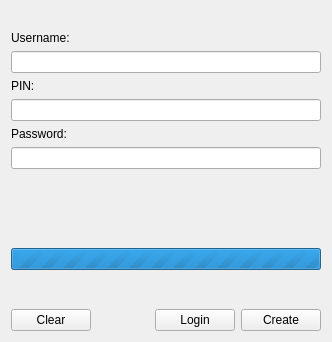
<?xml version="1.0" encoding="UTF-8"?>
<ui version="4.0">
 <class>LoginScreen</class>
 <widget class="QWidget" name="LoginScreen">
  <property name="geometry">
   <rect>
    <x>0</x>
    <y>0</y>
    <width>332</width>
    <height>342</height>
   </rect>
  </property>
  <property name="windowTitle">
   <string/>
  </property>
  <layout class="QVBoxLayout" name="verticalLayout">
   <item>
    <layout class="QHBoxLayout" name="horizontalLayout">
     <property name="sizeConstraint">
      <enum>QLayout::SetMinAndMaxSize</enum>
     </property>
     <item>
      <widget class="QLabel" name="logo">
       <property name="sizePolicy">
        <sizepolicy hsizetype="Fixed" vsizetype="Fixed">
         <horstretch>0</horstretch>
         <verstretch>0</verstretch>
        </sizepolicy>
       </property>
       <property name="maximumSize">
        <size>
         <width>64</width>
         <height>64</height>
        </size>
       </property>
       <property name="text">
        <string/>
       </property>
       <property name="pixmap">
        <pixmap resource="../resources/resources.qrc">:/icons/64/Triangle64</pixmap>
       </property>
       <property name="scaledContents">
        <bool>true</bool>
       </property>
       <property name="alignment">
        <set>Qt::AlignCenter</set>
       </property>
      </widget>
     </item>
    </layout>
   </item>
   <item>
    <widget class="QLabel" name="label">
     <property name="text">
      <string>Username:</string>
     </property>
    </widget>
   </item>
   <item>
    <widget class="QLineEdit" name="username">
     <property name="sizePolicy">
      <sizepolicy hsizetype="Expanding" vsizetype="Fixed">
       <horstretch>0</horstretch>
       <verstretch>0</verstretch>
      </sizepolicy>
     </property>
     <property name="toolTip">
      <string>Enter a username. Do not use dictionary words or names.</string>
     </property>
     <property name="whatsThis">
      <string>Your username is private to you. It should be between 4 and 25 characters.</string>
     </property>
     <property name="maxLength">
      <number>255</number>
     </property>
    </widget>
   </item>
   <item>
    <widget class="QLabel" name="label_2">
     <property name="text">
      <string>PIN:</string>
     </property>
    </widget>
   </item>
   <item>
    <widget class="QLineEdit" name="pin">
     <property name="sizePolicy">
      <sizepolicy hsizetype="Preferred" vsizetype="Fixed">
       <horstretch>0</horstretch>
       <verstretch>0</verstretch>
      </sizepolicy>
     </property>
     <property name="toolTip">
      <string>Enter a personal identification number, 4 digits only. This PIN is private to you, do not divulge it to anyone.</string>
     </property>
     <property name="whatsThis">
      <string>You need to enter a 4 digit number here.</string>
     </property>
     <property name="maxLength">
      <number>4</number>
     </property>
     <property name="echoMode">
      <enum>QLineEdit::Password</enum>
     </property>
    </widget>
   </item>
   <item>
    <widget class="QLabel" name="label_3">
     <property name="text">
      <string>Password:</string>
     </property>
    </widget>
   </item>
   <item>
    <widget class="QLineEdit" name="password">
     <property name="sizePolicy">
      <sizepolicy hsizetype="Preferred" vsizetype="Fixed">
       <horstretch>0</horstretch>
       <verstretch>0</verstretch>
      </sizepolicy>
     </property>
     <property name="toolTip">
      <string>Enter your password or passphrase here. The longer it is, the harder it will be to guess it. Please include numbers and symbols as well, and avoid dictionary words.</string>
     </property>
     <property name="whatsThis">
      <string>Enter a password, please use numbers and characters to increase security.</string>
     </property>
     <property name="text">
      <string/>
     </property>
     <property name="maxLength">
      <number>32</number>
     </property>
     <property name="echoMode">
      <enum>QLineEdit::Password</enum>
     </property>
    </widget>
   </item>
   <item>
    <spacer name="verticalSpacer_2">
     <property name="orientation">
      <enum>Qt::Vertical</enum>
     </property>
     <property name="sizeType">
      <enum>QSizePolicy::Expanding</enum>
     </property>
     <property name="sizeHint" stdset="0">
      <size>
       <width>10</width>
       <height>0</height>
      </size>
     </property>
    </spacer>
   </item>
   <item>
    <widget class="QLabel" name="status">
     <property name="text">
      <string/>
     </property>
    </widget>
   </item>
   <item>
    <widget class="QLabel" name="progress_label">
     <property name="text">
      <string/>
     </property>
    </widget>
   </item>
   <item>
    <widget class="QProgressBar" name="progress_bar">
     <property name="maximum">
      <number>0</number>
     </property>
     <property name="value">
      <number>1</number>
     </property>
     <property name="textVisible">
      <bool>false</bool>
     </property>
    </widget>
   </item>
   <item>
    <spacer name="verticalSpacer">
     <property name="orientation">
      <enum>Qt::Vertical</enum>
     </property>
     <property name="sizeType">
      <enum>QSizePolicy::Expanding</enum>
     </property>
     <property name="sizeHint" stdset="0">
      <size>
       <width>10</width>
       <height>0</height>
      </size>
     </property>
    </spacer>
   </item>
   <item>
    <layout class="QHBoxLayout" name="horizontalLayout_2">
     <item>
      <widget class="QPushButton" name="clear">
       <property name="text">
        <string>Clear</string>
       </property>
      </widget>
     </item>
     <item>
      <spacer name="horizontalSpacer_4">
       <property name="orientation">
        <enum>Qt::Horizontal</enum>
       </property>
       <property name="sizeHint" stdset="0">
        <size>
         <width>40</width>
         <height>20</height>
        </size>
       </property>
      </spacer>
     </item>
     <item>
      <widget class="QPushButton" name="login">
       <property name="text">
        <string>Login</string>
       </property>
      </widget>
     </item>
     <item>
      <widget class="QPushButton" name="create">
       <property name="text">
        <string>Create</string>
       </property>
      </widget>
     </item>
    </layout>
   </item>
  </layout>
 </widget>
 <resources>
  <include location="../resources/resources.qrc"/>
  <include location="../resources/resources.qrc"/>
  <include location="../resources/resources.qrc"/>
  <include location="../resources/resources.qrc"/>
  <include location="../resources/resources.qrc"/>
  <include location="../resources/resources.qrc"/>
  <include location="../resources/resources.qrc"/>
  <include location="../resources/resources.qrc"/>
  <include location="../resources/resources.qrc"/>
 </resources>
 <connections/>
</ui>
